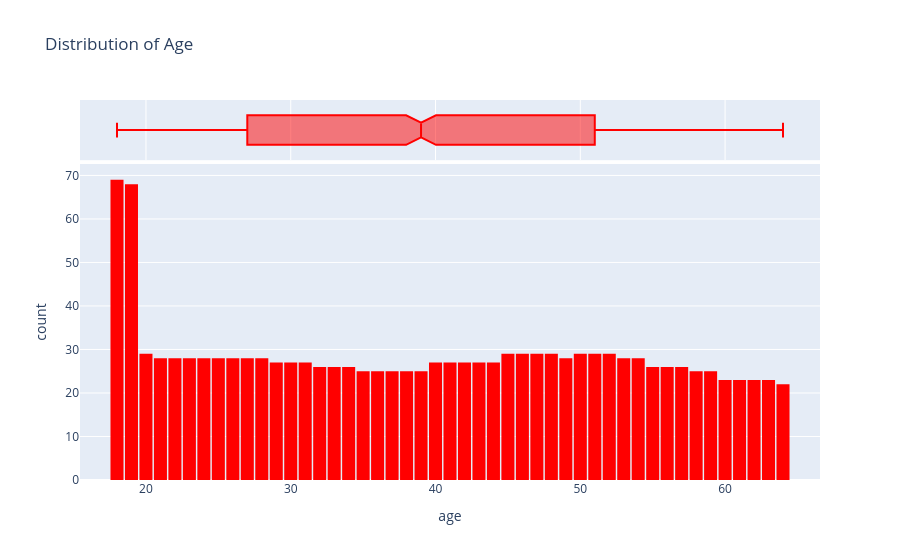

Notebook code cell kept with this figure:
### Code cell
fig = px.histogram(medical_df, x = 'age', marginal = 'box',color_discrete_sequence=['red'], nbins = 47, title = 'Distribution of Age')  
fig.update_layout(bargap = 0.1) # add the gap between bars
fig.show()

### Figure 1 — Plotly figure (JSON) as saved in the notebook; plotly's stock layout.template omitted (floating-point values rounded to 4 significant figures; data arrays with more than 128 entries replaced by an {"elided": "..."} marker saying what was removed)
{"data": [{"bingroup": "x", "hovertemplate": "age=%{x}<br>count=%{y}<extra></extra>", "legendgroup": "", "marker": {"color": "red", "pattern": {"shape": ""}}, "name": "", "nbinsx": 47, "orientation": "v", "showlegend": false, "type": "histogram", "x": {"elided": "1338 int values"}, "xaxis": "x", "yaxis": "y"}, {"hovertemplate": "age=%{x}<extra></extra>", "legendgroup": "", "marker": {"color": "red"}, "name": "", "notched": true, "showlegend": false, "type": "box", "x": {"elided": "1338 int values"}, "xaxis": "x2", "yaxis": "y2"}], "layout": {"bargap": 0.1, "barmode": "relative", "legend": {"tracegroupgap": 0}, "title": {"text": "Distribution of Age"}, "xaxis": {"anchor": "y", "domain": [0, 1], "title": {"text": "age"}}, "xaxis2": {"anchor": "y2", "domain": [0, 1], "matches": "x", "showgrid": true, "showticklabels": false}, "yaxis": {"anchor": "x", "domain": [0, 0.8316], "title": {"text": "count"}}, "yaxis2": {"anchor": "x2", "domain": [0.8416, 1], "matches": "y2", "showgrid": false, "showline": false, "showticklabels": false, "ticks": ""}}}
